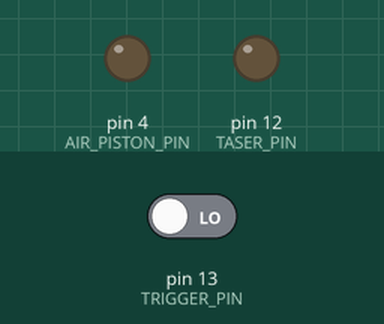
This sketch was run on a simulated Arduino Uno, built with avr-gcc and run on an emulated ATmega328P. Shown: output pins drawn as LEDs (lit = HIGH). The test bench sets the inputs (shaded band); at power-on: pin 13 (TRIGGER_PIN) LOW.

Above: at 1.2 s.
1.3 s: pin 13 (TRIGGER_PIN) driven HIGH
At 4.2 s:
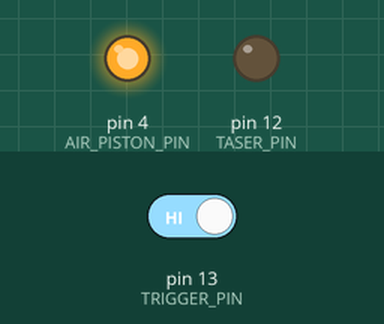
4.3 s: pin 13 (TRIGGER_PIN) driven LOW
At 5.4 s:
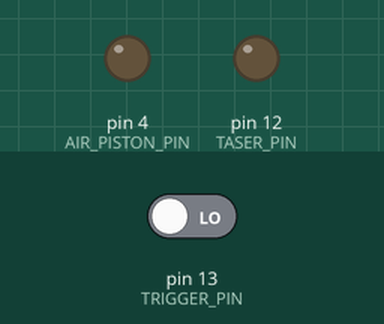
Timing chart, 0 to 7.3 s (numbered marks = the images above; inputs shaded):
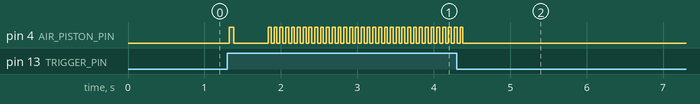

Measured:
- after the input at 1.3 s, pin 4 (AIR_PISTON_PIN): goes HIGH 0.06 s, LOW 0.45 s, 32 × (HIGH 0.04 s, LOW 0.04 s), then HIGH, starting at once
- after the input at 4.3 s, pin 4 (AIR_PISTON_PIN): goes on until 4.4 s, then stays LOW

The sketch:

Arduino_code.ino
```cpp
#include <Arduino.h>
#include <Bounce2.h>
#include"functions.h"

// Define Pins
#define TRIGGER_PIN 13
#define AIR_PISTON_PIN 4
#define TASER_PIN 12

// Debounce Object
Bounce trigger = Bounce();

// Zap Timer
unsigned long zap = millis();
bool notZapped = true;

bool trigger_hold_flag = true;
void setup() {
  // Initialize Serial Comms
  Serial.begin(115200);
  Serial.setTimeout(1);

  // Setup Trigger Pin
  trigger.attach(TRIGGER_PIN, INPUT);
  trigger.interval(25);

  // Setup Air Piston Pin
  pinMode(AIR_PISTON_PIN, OUTPUT);

  // Setup Taser Pin
  pinMode(TASER_PIN, OUTPUT);
}

unsigned long buttonPressStartTime = 0;
bool flag_auto = false;
bool fullAuto = false;
int shot_counter = 0;
void loop() {
trigger.update();

  if (trigger.rose()) {
    fire_shot(56);
    shot_counter++;
    buttonPressStartTime = 0;
    //delay(20);
  } else if (trigger.read() == HIGH) {
    if (buttonPressStartTime == 0) {
      buttonPressStartTime = millis();
    }

    if (millis() - buttonPressStartTime >= 400) {
      fullAuto = true;
    }
  } else if (trigger.fell()) {
    buttonPressStartTime = 0;
    fullAuto = false;
    // Optionally, you can add code here to stop full-auto firing
  }

  if (fullAuto) {
    shot_counter++;
    fire_shot(38);
    //delay(20); // Adjust this delay as needed for full-auto mode
  }
  // tazer
//  if(shot_counter == 2){
//    shot_counter++;
//    Serial.println("taser time!");
//     digitalWrite(taser_pin, HIGH);
//    delay(5);
//    digitalWrite(taser_pin, LOW);
//    Serial.println("DONE!");
//  }


}
```

functions.h
```cpp
int val = 0;  // variable to store the value rea
int air_piston_pin = 4;// pin for controlling the air piston
bool flag = false;
int taser_pin = 12;
int x;
bool debug = true; // Debug Flag

void punish_player(int time_){
  digitalWrite(taser_pin, HIGH);
  delay(time_);
  digitalWrite(taser_pin, LOW);
}

void fire_shot(int time_) {
  int reset_factor = 1.13;
  digitalWrite(air_piston_pin, HIGH);
  delay(time_);
  digitalWrite(air_piston_pin, LOW);
  delay(int(time_ * reset_factor));
}
```
